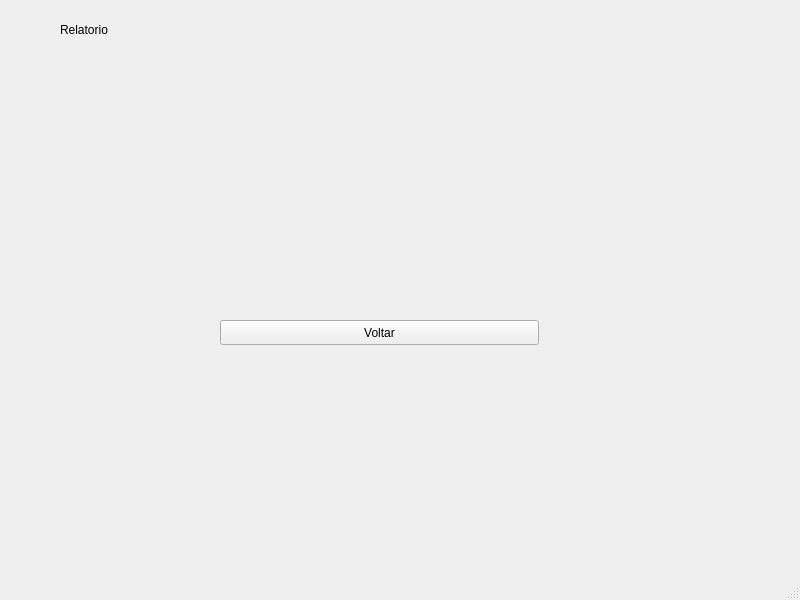
<?xml version="1.0" encoding="UTF-8"?>
<ui version="4.0">
 <class>exiberelatorio</class>
 <widget class="QMainWindow" name="exiberelatorio">
  <property name="geometry">
   <rect>
    <x>0</x>
    <y>0</y>
    <width>800</width>
    <height>600</height>
   </rect>
  </property>
  <property name="windowTitle">
   <string>MainWindow</string>
  </property>
  <widget class="QWidget" name="centralwidget">
   <widget class="QLabel" name="relatorio">
    <property name="geometry">
     <rect>
      <x>60</x>
      <y>20</y>
      <width>621</width>
      <height>19</height>
     </rect>
    </property>
    <property name="text">
     <string>Relatorio</string>
    </property>
   </widget>
   <widget class="QPushButton" name="bt_voltar">
    <property name="geometry">
     <rect>
      <x>220</x>
      <y>320</y>
      <width>319</width>
      <height>25</height>
     </rect>
    </property>
    <property name="text">
     <string>Voltar</string>
    </property>
   </widget>
  </widget>
  <widget class="QMenuBar" name="menubar">
   <property name="geometry">
    <rect>
     <x>0</x>
     <y>0</y>
     <width>800</width>
     <height>22</height>
    </rect>
   </property>
  </widget>
  <widget class="QStatusBar" name="statusbar"/>
 </widget>
 <resources/>
 <connections/>
</ui>
